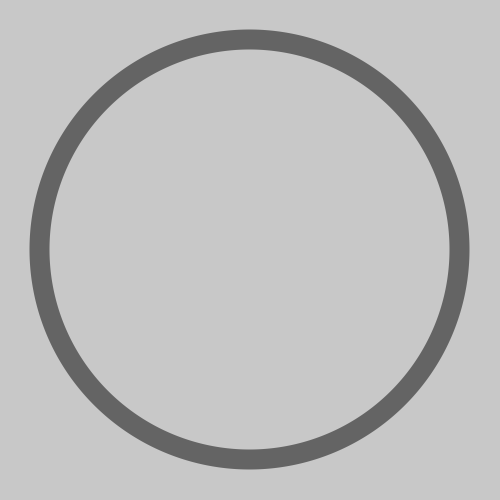
#> input picture images/ring.tif, 500 x 500 px
$ python -i Skeletonization.py   (imports and definitions only)
#> lines starting #> are read from the running program, lines starting #| are printed output that depends on the picture; after the words box and inside, x2 and y2 are one past the last pixel; in counts of white or black regions, pixels touching at a corner belong together
#> further down, picture is the input picture: shape (500, 500); min 100, max 200, mean 189.4
import cv2
import numpy as np


# [31 lines left out: function cleanSkeleton, not called in this run]


def skeletonization(img, niter=100):
#> called with niter = 100
    ret, img = cv2.threshold(img, 220, 255, cv2.THRESH_BINARY + cv2.THRESH_OTSU)
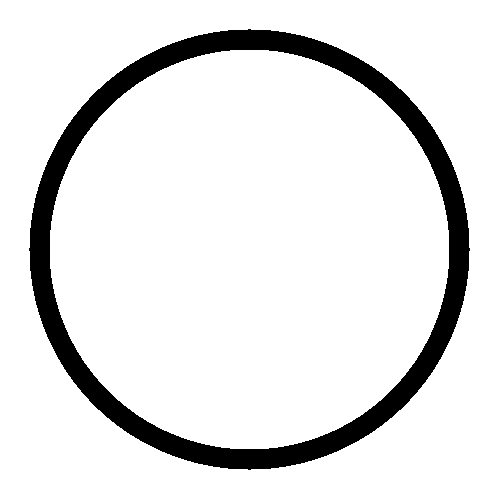
#> img: shape (500, 500); 89.4% white; 1 black region, box (x1, y1, x2, y2) and area: (29, 29, 470, 470) 26428
#> ret = 150
    img = cv2.bitwise_not(img)
#> img: shape (500, 500); 10.6% white; 1 white region

    img = img.astype(np.uint8)
    contours, hierarchy = cv2.findContours(img, cv2.RETR_TREE, cv2.CHAIN_APPROX_SIMPLE)
#> contours = 2 contours; box (x1, y1, x2, y2) and area: (29, 29, 470, 470) 151414, (49, 49, 450, 450) 126174
    skel = np.zeros(img.shape, np.uint8)

    # Kernel con forma de cruz
    element = cv2.getStructuringElement(cv2.MORPH_CROSS, (3, 3))
    i = 0
    while i < niter:
        i = i + 1
        # Substraemos la apertura de la imagen
        open = cv2.morphologyEx(img, cv2.MORPH_OPEN, element)
        temp = cv2.subtract(img, open)
        # Erosionamos y refinamos el esqueleto
        eroded = cv2.erode(img, element)
        skel = cv2.bitwise_or(skel, temp)
        img = eroded.copy()
        # Si no quedan píxeles blancos, la imagen ya ha sido esqueletonizada
        if cv2.countNonZero(img) == 0:
            break
#> this loop made 14 passes
#> pass 1, in skeletonization, `eroded = cv2.erode(img, element)`:
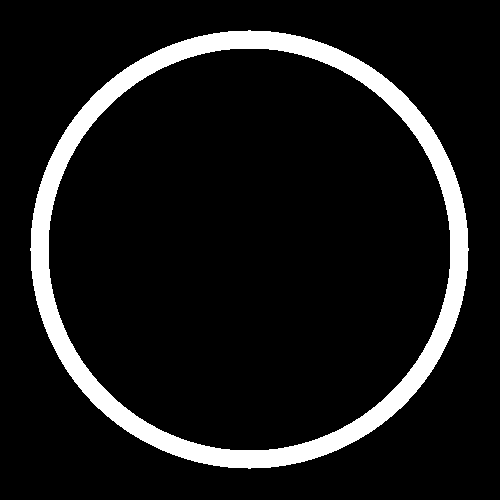
#> eroded: shape (500, 500); 9.6% white; 1 white region, box (x1, y1, x2, y2) and area: (30, 30, 469, 469) 24052
#> pass 2, in skeletonization, `eroded = cv2.erode(img, element)`:
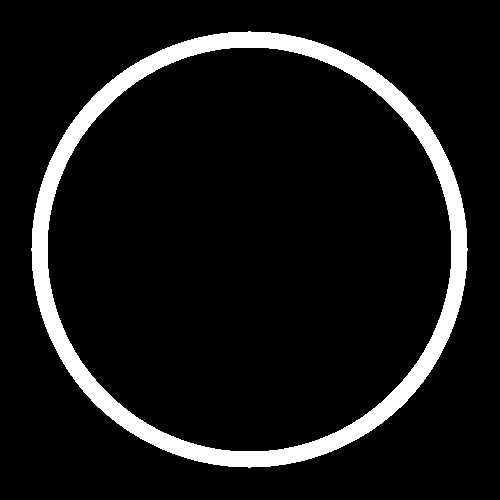
#> eroded: shape (500, 500); 8.7% white; 1 white region, box (x1, y1, x2, y2) and area: (31, 31, 468, 468) 21676
#> pass 3, in skeletonization, `eroded = cv2.erode(img, element)`:
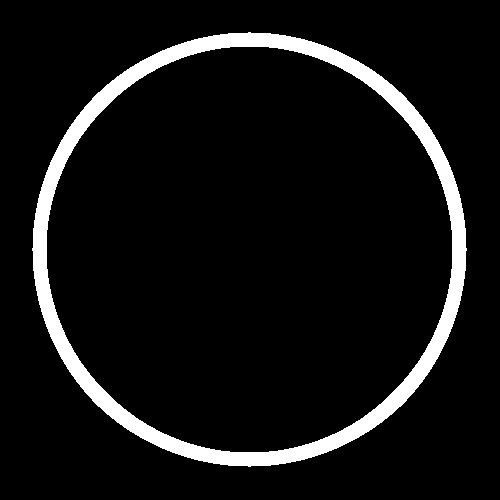
#> eroded: shape (500, 500); 7.7% white; 1 white region, box (x1, y1, x2, y2) and area: (32, 32, 467, 467) 19300
#> after the loop:
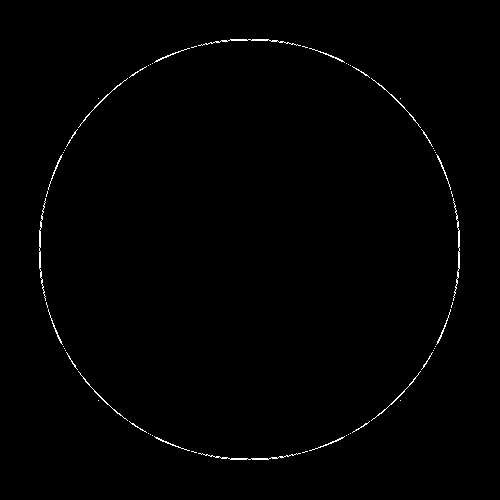
#> skel: shape (500, 500); 0.65% white in thin lines or dots, all inside (x1, y1, x2, y2) = (39, 39, 460, 460)
#> after the loop, i = 14
    return skel, contours


# [21 lines left out: function skeletonLenght, not called in this run]

>>> import cv2
>>> picture = cv2.imread('../../images/ring.tif', cv2.IMREAD_GRAYSCALE)
>>> result = skeletonization(picture)
